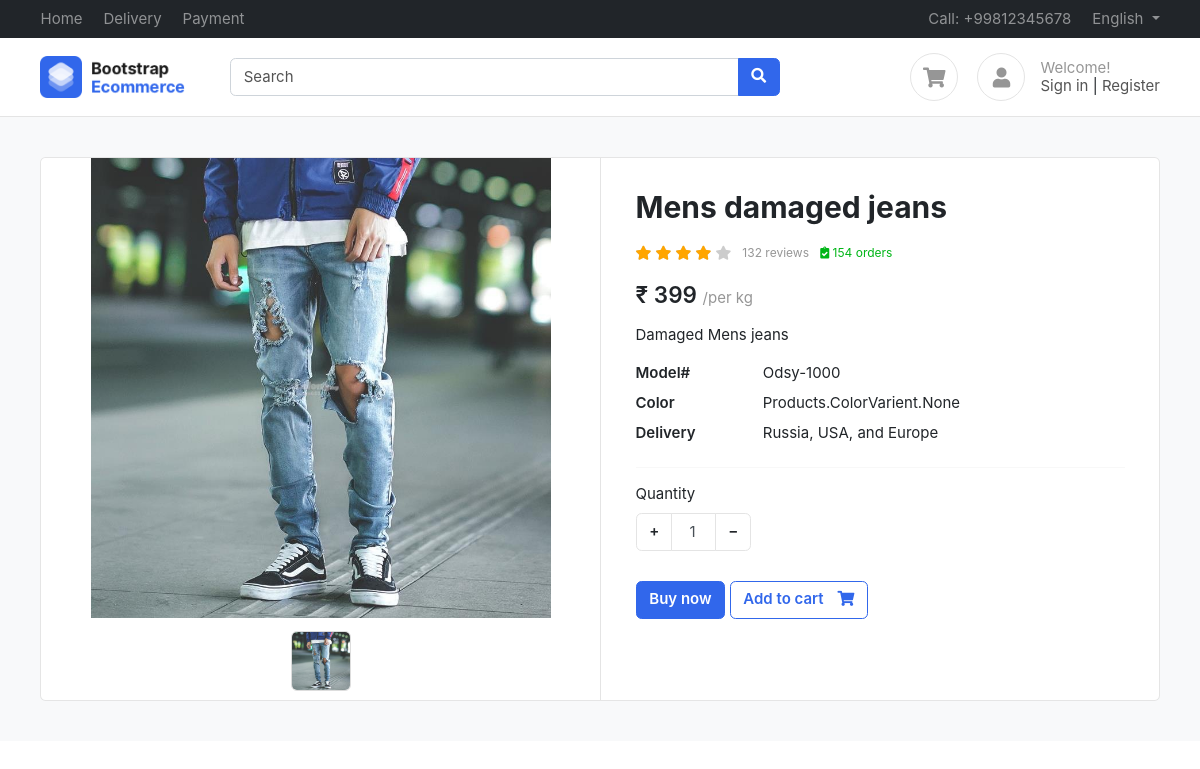
Page /products/mens-damaged-jeans/ on the committed database.
### Products/models.py (models this page shows, shortened)
class Products(BaseModel):
    product_name = models.CharField(max_length=100)
    slug = models.SlugField(unique=True, null=True, blank=True)
    category = models.ForeignKey(Category, on_delete=models.CASCADE, related_name="products")
    price = models.IntegerField()
    product_description = models.TextField()
    color_varient = models.ManyToManyField(ColorVarient)
    size_varient = models.ManyToManyField(SizeVarient)

class ProductImage(BaseModel):
    products = models.ForeignKey(Products, on_delete=models.CASCADE, related_name="product_images")
    image = models.ImageField(upload_to="products")

### Products/views.py (the view)
# urls.py: path('<slug>/', product_detail_view, name='product_detail'),
def product_detail_view(request, slug):
    try :
        product = Products.objects.get(slug = slug)
        context = {
            'product' : product,
        }
        if request.GET.get('size'):
            size = request.GET.get('size')
            price = product.get_product_price_by_size(size)
            context['selected_size'] = size
            context['updated_price'] = price
        return render(request, 'product/product.html', context)
    except Exception as e:
        print(e)

### templates/product/product.html (shortened to what this page needs)
{% extends 'base/base.html' %}
{% block content %}
<section class="section-content padding-y bg">
    <div class="container">
    <div class="card">
        <div class="row no-gutters">
            <aside class="col-md-6">
    <article class="gallery-wrap">
    <div class="img-big-wrap">
      <div> <a href="#"><img src="/media/{{product.product_images.first.image}}"></a></div>
    </div>
    <div class="thumbs-wrap">
      {% for image in product.product_images.all %}
      <a href="#" class="item-thumb"> <img src="/media/{{image.image}}"></a>
      {% endfor %}
    </div>
    </article>
            </aside>
            <main class="col-md-6 border-left">
    <article class="content-body">
    <h2 class="title">{{product.product_name}}</h2>
    <div class="rating-wrap my-3">
        <ul class="rating-stars">
            <li style="width:80%" class="stars-active">
                <i class="fa fa-star"></i> <i class="fa fa-star"></i>
                <i class="fa fa-star"></i> <i class="fa fa-star"></i>
            </li>
            <li>
                <i class="fa fa-star"></i> <i class="fa fa-star"></i>
                <i class="fa fa-star"></i> <i class="fa fa-star"></i>
                <i class="fa fa-star"></i>
            </li>
        </ul>
        <small class="label-rating text-muted">132 reviews</small>
        <small class="label-rating text-success"> <i class="fa fa-clipboard-check"></i> 154 orders </small>
    </div>
    <div class="mb-3">
        <var class="price h4">₹
          {% if updated_price %}
            {{updated_price}}
          {% else %}
          {{product.price}}
          {% endif %}
        </var>
        <span class="text-muted">/per kg</span>
    </div>
    <p>{{product.product_description}}</p>
    <dl class="row">
      <dt class="col-sm-3">Model#</dt>
      <dd class="col-sm-9">Odsy-1000</dd>
      <dt class="col-sm-3">Color</dt>
      <dd class="col-sm-9">{{product.color_varient}}</dd>
      <dt class="col-sm-3">Delivery</dt>
      <dd class="col-sm-9">Russia, USA, and Europe </dd>
    </dl>
    <hr>
        <div class="form-row">
            <div class="form-group col-md flex-grow-0">
                <label>Quantity</label>
                <div class="input-group mb-3 input-spinner">
                  <div class="input-group-prepend">
                    <button class="btn btn-light" type="button" id="button-plus"> + </button>
                  </div>
                  <input type="text" class="form-control" value="1">
                  <div class="input-group-append">
                    <button class="btn btn-light" type="button" id="button-minus"> − </button>
                  </div>
                </div>
            </div>
        </div>
        <a href="#" class="btn  btn-primary"> Buy now </a>
        <a href="{% url 'add_to_cart' product.uid %}?varient={{selected_size}}" class="btn  btn-outline-primary"> <span class="text">Add to cart</span> <i class="fas fa-shopping-cart"></i> </a>
    </article>
            </main>
        </div>
    </div>
    </div>
    </section>
{% endblock %}

### public/static/css/ui.css (style rules this page uses)
html { font-family: 'Inter', sans-serif; font-size: 15px; }
.content-body { flex: 1 1 auto; padding: 2rem 2.3rem; }
.padding-y { padding-top: 40px; padding-bottom: 40px; }
var { font-style: normal; }
article:after, .form-group:after { display: block; clear: both; content: ""; }
.bg { background-color: #f8f9fa; }
.card .title { color: #212529; }
.btn-light { background-color: #fff; border-color: #e4e4e4; }
.btn .text + i { margin-left: 10px; }
dl[class="row"] { margin-bottom: 0; }
.price { font-weight: 600; color: #212529; }
.label-rating { margin-left: 7px; display: inline-block; vertical-align: middle; }
.rating-stars { display: inline-block; vertical-align: middle; list-style: none; margin: 0; padding: 0; position: relative; white-space: nowrap; clear: both; }
.rating-stars i { font-size: 14px; color: #ccc; display: inline; }
.rating-stars li { display: block; text-overflow: clip; white-space: nowrap; z-index: 1; }
.rating-stars li.stars-active { z-index: 2; position: absolute; top: 0; left: 0; overflow: hidden; }
.rating-stars li.stars-active i { color: orange; }
.input-spinner { width: 120px; flex-wrap: nowrap; display: inline-flex; }
.input-spinner input.form-control { text-align: center; max-width: 46px; flex-basis: 46px; border-color: #e4e4e4; flex-grow: 0; }
.input-spinner .btn { width: 36px; text-align: center; }
.gallery-wrap .img-big-wrap { margin-bottom: 10px; border-radius: 0.37rem; overflow: hidden; background-color: #fff; }
.gallery-wrap .img-big-wrap a { text-align: center; display: block; }
.gallery-wrap .img-big-wrap img { height: 460px; width: auto; display: inline-block; cursor: zoom-in; }
.gallery-wrap .thumbs-wrap { text-align: center; }
.gallery-wrap .thumbs-wrap .item-thumb { width: 60px; height: 60px; border: 1px solid #ddd; border-radius: 6px; margin: 3px; display: inline-block; overflow: hidden; }
.gallery-wrap .thumbs-wrap img { max-width: 100%; max-height: 100%; object-fit: cover; border-radius: 4px; cursor: zoom-in; }

### rows in the picture
Products: product_images.first.image (picture), product_name "Mens damaged jeans", price "399", product_description "Damaged Mens jeans", color_varient "Products.ColorVarient.None"
ProductImage: image (picture)
